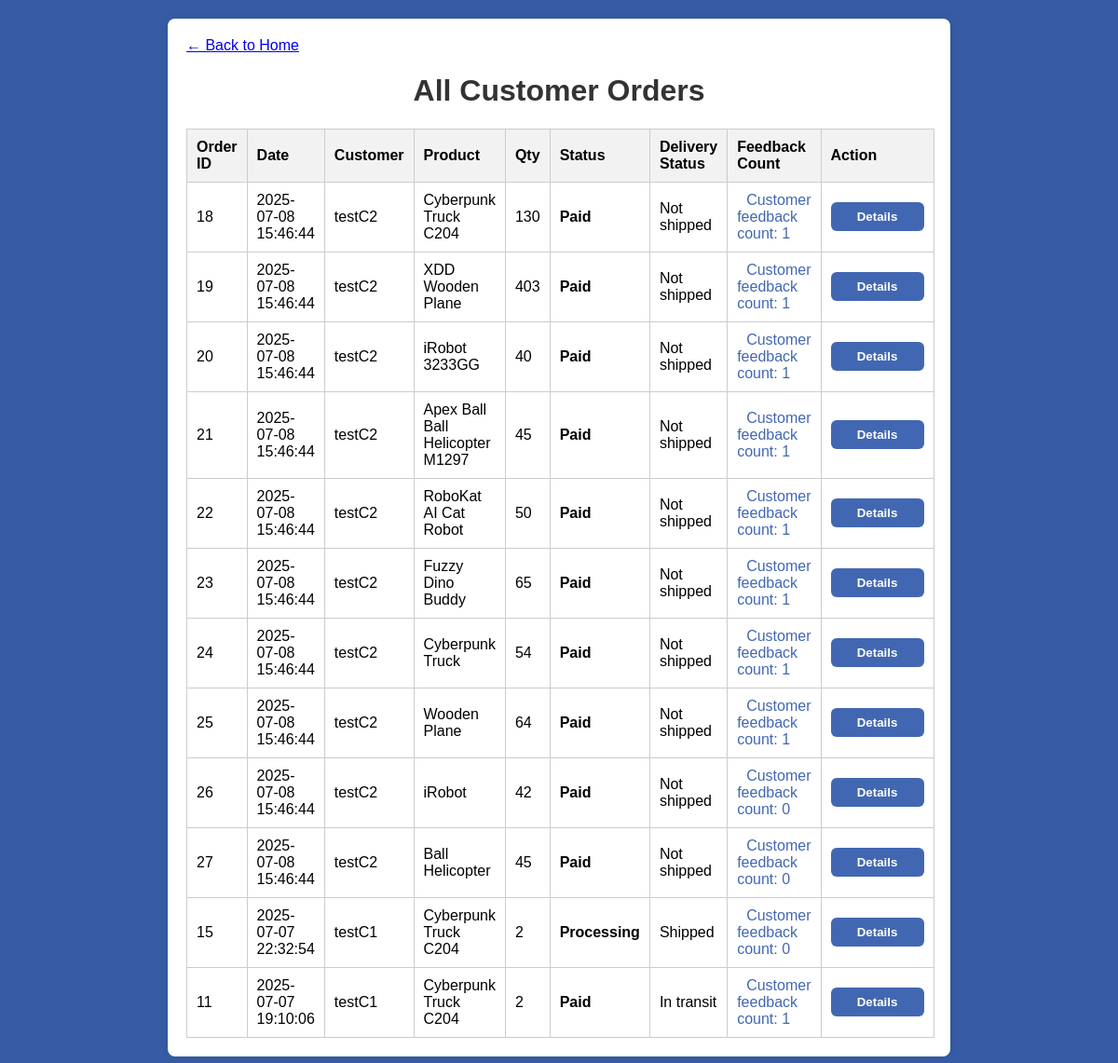
/staff/staff_view_order.php?error=invalid (signed in), run on the app's committed database.
### tables this page shows
CREATE TABLE `orders` (
  `oid` int(11) NOT NULL,
  `odate` datetime NOT NULL,
  `pid` int(11) DEFAULT NULL,
  `oqty` int(11) NOT NULL,
  `ocost` decimal(20,2) NOT NULL,
  `cid` int(11) NOT NULL,
  `odeliverdate` datetime DEFAULT NULL,
  `ostatus` int(11) NOT NULL,
  `material_selected` int(11) DEFAULT NULL,
  `custom_desc` text DEFAULT NULL,
  `pay_currency` varchar(10) DEFAULT NULL,
  `pay_amount` decimal(20,2) DEFAULT NULL,
  `staff_response` text DEFAULT NULL,
  `design_image` varchar(255) DEFAULT NULL,
  `delivery_status` int(11) NOT NULL DEFAULT 0 COMMENT '0=Not shipped, 1=Shipped, 2=In transit, 3=Delivered',
  `quote_status` int(11) NOT NULL DEFAULT 0 COMMENT '0=pending,1=accepted,2=rejected,9=deleted',
  `quote_reject_count` int(11) NOT NULL DEFAULT 0,
  `current_quote_value` decimal(10,2) DEFAULT NULL,
  `current_estimated_date` date DEFAULT NULL,
  `customer_expected_budget` decimal(10,2) DEFAULT NULL,
  `customer_expected_date` date DEFAULT NULL,
  `quote_accepted` tinyint(1) DEFAULT NULL,
  `quote_round` tinyint(1) DEFAULT 0,
  `region` varchar(100) DEFAULT NULL
);

CREATE TABLE `customer` (
  `cid` int(11) NOT NULL,
  `cname` varchar(255) NOT NULL,
  `cpassword` varchar(255) NOT NULL,
  `ctel` int(11) DEFAULT NULL,
  `caddr` text DEFAULT NULL,
  `company` varchar(255) DEFAULT NULL
);

CREATE TABLE `product` (
  `pid` int(11) NOT NULL,
  `pname` varchar(255) NOT NULL,
  `pdesc` text DEFAULT NULL,
  `pcost` decimal(12,2) NOT NULL,
  `cid` int(11) DEFAULT NULL,
  `default_mid` int(11) DEFAULT NULL,
  `price` decimal(10,2) NOT NULL DEFAULT 0.00,
  `is_deleted` tinyint(1) NOT NULL DEFAULT 0
);

### staff/staff_view_order.php (the view, shortened to what this page needs)
<?php
require_once('../includes/db_connect.php');
$sql = "SELECT o.*, c.cname, p.pname FROM orders o JOIN customer c ON o.cid = c.cid JOIN product p ON o.pid = p.pid ORDER BY o.odate DESC";
$result = $conn->query($sql);
?>
<!DOCTYPE html>
<html lang="en">
<head>
    <link rel="stylesheet" href="../css/view_order_styles.css">
</head>
<body>
<div class="container">
    <a class="back-link" href="home.php">&larr; Back to Home</a>
    <h1>All Customer Orders</h1>
    <?php if ($result && $result->num_rows > 0): ?>
    <table class="order-table">
        <tr>
            <th>Order ID</th><th>Date</th><th>Customer</th><th>Product</th><th>Qty</th><th>Status</th><th>Delivery Status</th><th>Feedback Count</th><th>Action</th>
        </tr>
        <?php while($row = $result->fetch_assoc()): ?>
        <?php
        $oid = $row['oid'];
        $feedback_count = 0;
        $feedback_sql = "SELECT COUNT(*) as cnt FROM feedback WHERE oid=$oid";
        $feedback_res = $conn->query($feedback_sql);
        if ($feedback_res && $frow = $feedback_res->fetch_assoc()) {
            $feedback_count = intval($frow['cnt']);
        }
        ?>
        <tr>
            <td><?= $row['oid'] ?></td>
            <td><?= $row['odate'] ?></td>
            <td><?= htmlspecialchars($row['cname']) ?></td>
            <td><?= htmlspecialchars($row['pname']) ?></td>
            <td><?= $row['oqty'] ?></td>
            <td class="status-label">
                <?php
                $status = $row['ostatus'];
                if ($status == 1) echo 'Processing';
                elseif ($status == 2) echo 'Paid';
                elseif ($status == 3) echo 'Completed';
                else echo 'Other';
                ?>
            </td>
            <td>
                <?php
                $dstatus = isset($row['delivery_status']) ? (int)$row['delivery_status'] : 0;
                $dstatus_text = ['Not shipped', 'Shipped', 'In transit', 'Delivered'];
                echo $dstatus_text[$dstatus] ?? 'Unknown';
                ?>
            </td>
            <td>
                <span class="feedback-count">Customer feedback count: <?= $feedback_count ?></span>
            </td>
            <td>
                <button class="action-btn" onclick="toggleDetail('detail<?= $row['oid'] ?>')">Details</button>
            </td>
        </tr>
        <?php endwhile; ?>
    </table>
    <?php else: ?>
        <div class="order-empty">No orders found!</div>
    <?php endif; ?>
</div>
</body>
</html>

### css/view_order_styles.css (style rules this page uses)
body { font-family: 'Arial', sans-serif; background-color: #375ca5; margin: 0; }
.container { background: white; padding: 20px; border-radius: 8px; box-shadow: 0 0 10px rgba(0, 0, 0, 0.1); width: 80%; max-width: 800px; margin: 20px auto; }
h1, h2 { text-align: center; color: #333; }
table { width: 100%; border-collapse: collapse; margin-top: 20px; }
th, td { padding: 10px; text-align: left; border: 1px solid #ccc; }
th { background-color: #f2f2f2; }

### staff/staff_view_order.php (style rules this page uses)
.action-btn { background:#4267b2; color:#fff; border:none; border-radius:6px; padding:8px 18px; margin:4px 0; font-weight:bold; cursor:pointer; min-width:100px; }
.status-label { font-weight:bold; }
.feedback-count { color:#4267b2; font-weight:500; margin-left:10px; }

### data on the page
orders: oid "18", odate "2025-07-08 15:46:44", cid.cname "testC2", pid.pname "Cyberpunk Truck C204", oqty "130", ostatus "Paid", delivery_status "Not shipped", feedback_count "1"
orders: oid "19", odate "2025-07-08 15:46:44", cid.cname "testC2", pid.pname "XDD Wooden Plane", oqty "403", ostatus "Paid", delivery_status "Not shipped", feedback_count "1"
orders: oid "20", odate "2025-07-08 15:46:44", cid.cname "testC2", pid.pname "iRobot 3233GG", oqty "40", ostatus "Paid", delivery_status "Not shipped", feedback_count "1"
orders: oid "21", odate "2025-07-08 15:46:44", cid.cname "testC2", pid.pname "Apex Ball Ball Helicopter M1297", oqty "45", ostatus "Paid", delivery_status "Not shipped", feedback_count "1"
orders: oid "22", odate "2025-07-08 15:46:44", cid.cname "testC2", pid.pname "RoboKat AI Cat Robot", oqty "50", ostatus "Paid", delivery_status "Not shipped", feedback_count "1"
orders: oid "23", odate "2025-07-08 15:46:44", cid.cname "testC2", pid.pname "Fuzzy Dino Buddy", oqty "65", ostatus "Paid", delivery_status "Not shipped", feedback_count "1"
orders: oid "24", odate "2025-07-08 15:46:44", cid.cname "testC2", pid.pname "Cyberpunk Truck", oqty "54", ostatus "Paid", delivery_status "Not shipped", feedback_count "1"
orders: oid "25", odate "2025-07-08 15:46:44", cid.cname "testC2", pid.pname "Wooden Plane", oqty "64", ostatus "Paid", delivery_status "Not shipped", feedback_count "1"
orders: oid "26", odate "2025-07-08 15:46:44", cid.cname "testC2", pid.pname "iRobot", oqty "42", ostatus "Paid", delivery_status "Not shipped", feedback_count "0"
orders: oid "27", odate "2025-07-08 15:46:44", cid.cname "testC2", pid.pname "Ball Helicopter", oqty "45", ostatus "Paid", delivery_status "Not shipped", feedback_count "0"
orders: oid "15", odate "2025-07-07 22:32:54", cid.cname "testC1", pid.pname "Cyberpunk Truck C204", oqty "2", ostatus "Processing", delivery_status "Shipped", feedback_count "0"
orders: oid "11", odate "2025-07-07 19:10:06", cid.cname "testC1", pid.pname "Cyberpunk Truck C204", oqty "2", ostatus "Paid", delivery_status "In transit", feedback_count "1"
